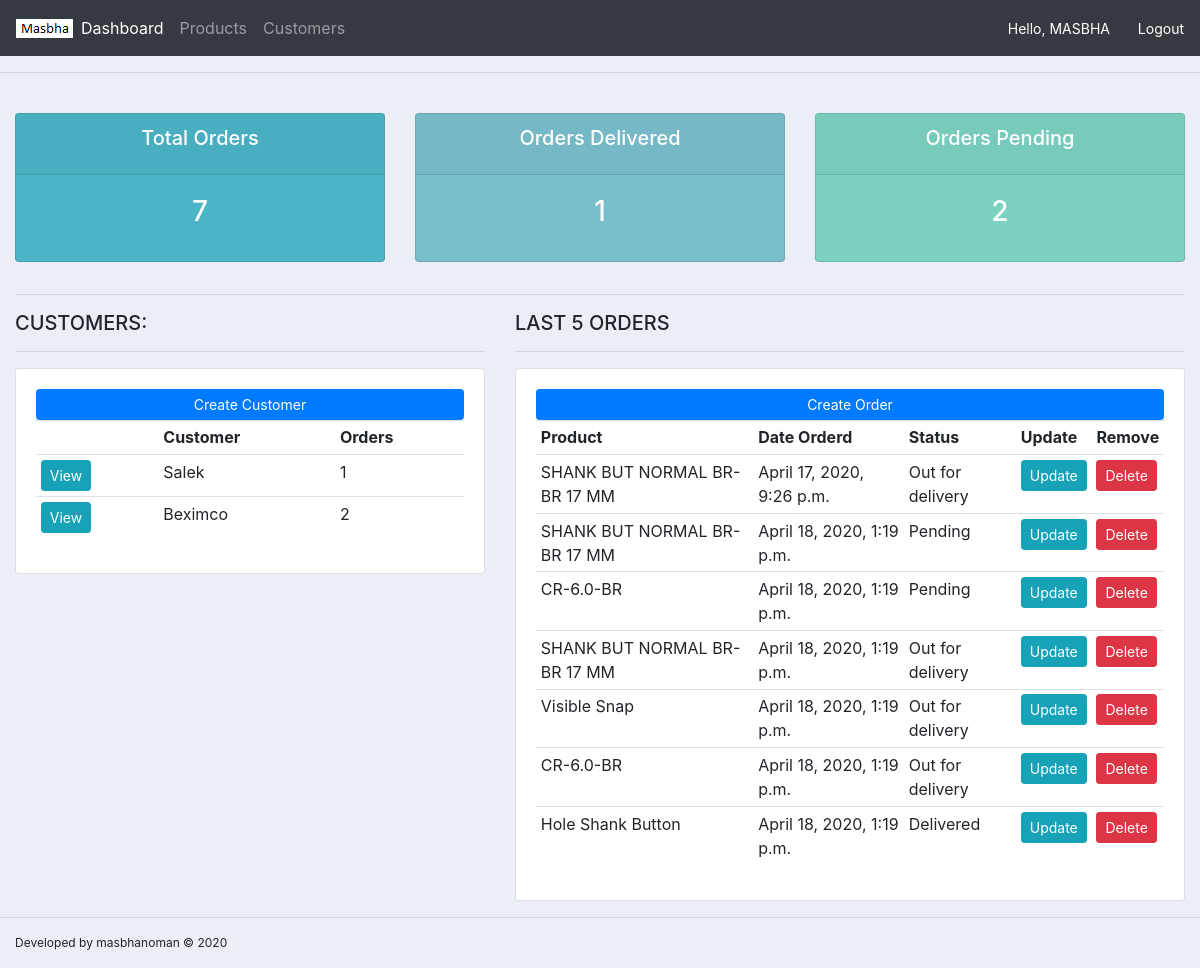
Before: / (signed in) with the older database file.
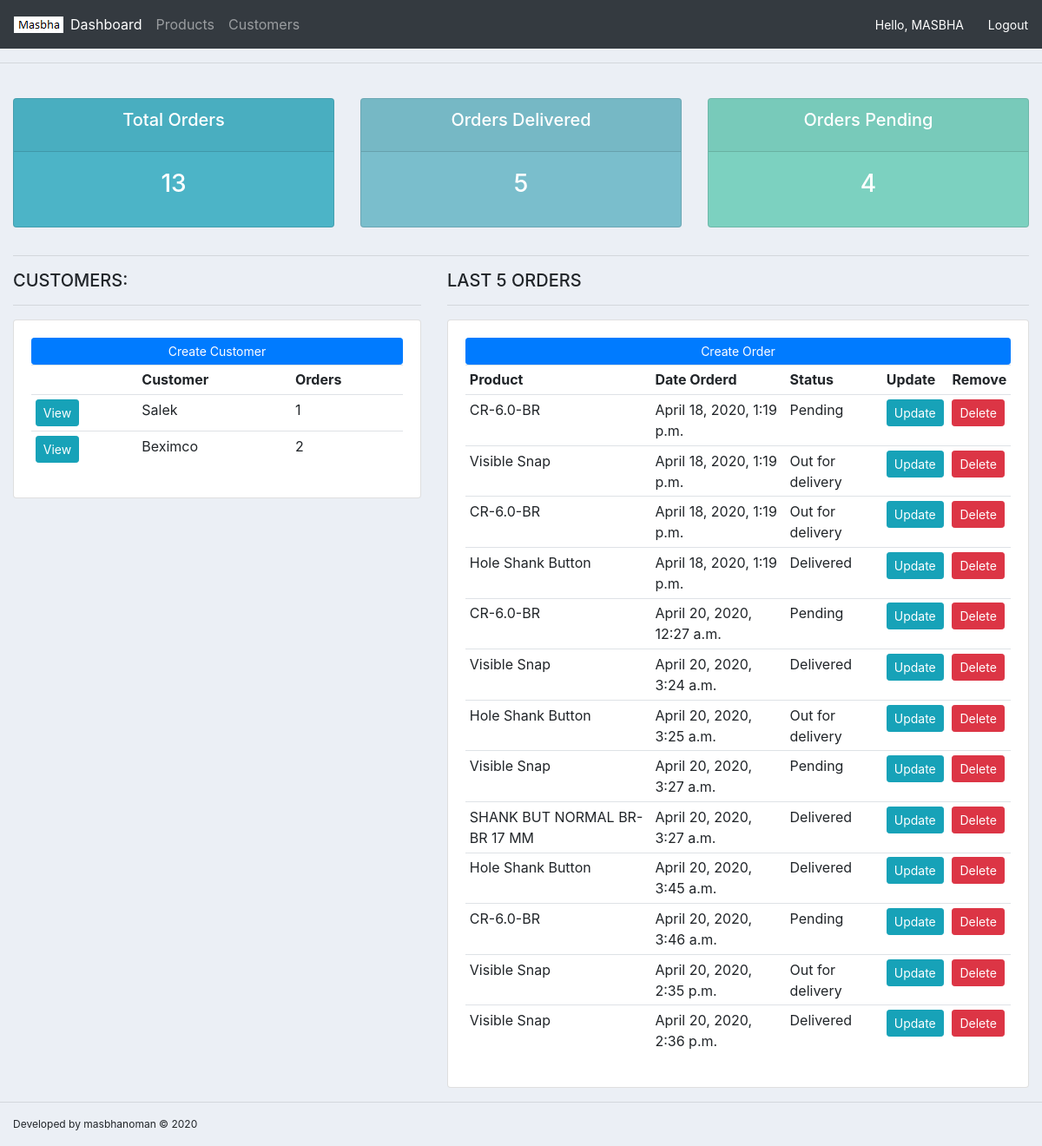
After: the same page with the newer database file.
### accounts/models.py (models this page shows, shortened)
class Customer(models.Model):
	name = models.CharField(max_length = 200, null=True)
	phone = models.CharField(max_length = 200, null=True)
	email = models.CharField(max_length = 200, null=True)
	date_created = models.DateTimeField(auto_now_add = True, null=True)

class Order(models.Model):
	STATUS = [('Pending', 'Press'),
		('Out for delivery', 'Out for delivery'),
		('Delivered', 'Delivered'),
	]
	customer = models.ForeignKey(Customer, null = True, on_delete = models.SET_NULL)
	product = models.ForeignKey(Product, null = True, on_delete = models.SET_NULL)
	date_created = models.DateTimeField(auto_now_add = True, null=True)
	status = models.CharField(max_length = 200, null = True, choices = STATUS)

class Product(models.Model):
	CATEGORY = [('Indoor', 'Indoor'),
		('Out Door', 'Out Door'),
	]
	name = models.CharField(max_length = 200, null = True)
	price = models.FloatField(max_length = 200, null = True)
	category = models.CharField(max_length = 200, null = True, choices = CATEGORY)
	description = models.CharField(max_length = 200, null = True, blank=True)
	date_created = models.DateTimeField(auto_now_add = True, null=True)
	tags = models.ManyToManyField(Tag, null = True, blank=True)

### accounts/views.py (the view)
# urls.py: path('', views.home, name='home'),
@login_required(login_url='login_page')
def home(request):
	orders = Order.objects.all()
	customers = Customer.objects.all()
	total_orders = orders.count()
	delivered = orders.filter(status='Delivered').count()
	pending = orders.filter(status='Pending').count()
	context = {'orders':orders, 'customers':customers, 'total_orders':total_orders, 'delivered':delivered, 'pending':pending}
	return render(request, 'accounts/dashboard.html',context)

### accounts/templates/accounts/dashboard.html
{% extends 'accounts/main.html' %}
{% block content %}
{% include 'accounts/status.html' %}
<hr>
<div class="row">
	<div class="col-md-5">
		<h5>CUSTOMERS:</h5>
		<hr>
		<div class="card card-body">
			<a class="btn btn-primary  btn-sm btn-block" href="">Create Customer</a>
			<table class="table table-sm">
				<tr>
					<th></th>
					<th>Customer</th>
					<th>Orders</th>
				</tr>
				{% for customer in customers %}
				<tr>
					<td><a class="btn btn-sm btn-info" href="{% url 'customer_page' customer.id %}">View</a></td>
					<td>{{customer.name}}</td>
					<td>{{customer.id}}</td>
				</tr>
				{% endfor %}
			</table>
		</div>
	</div>
	<div class="col-md-7">
		<h5>LAST 5 ORDERS</h5>
		<hr>
		<div class="card card-body">
			<a class="btn btn-primary  btn-sm btn-block" href="{% url 'create_order_page' %}">Create Order</a>
			<table class="table table-sm">
				<tr>
					<th>Product</th>
					<th>Date Orderd</th>
					<th>Status</th>
					<th>Update</th>
					<th>Remove</th>
				</tr>
				{% for order in orders %}
					<tr>
						<td>{{order.product.name}}</td>
						<td>{{order.date_created}}</td>
						<td>{{order.status}}</td>
						<td><a class="btn btn-sm btn-info" href="{% url 'update_order_page' order.id %}">Update</a></td>
						<td><a class="btn btn-sm btn-danger" href="{% url 'delete_order_page' order.id %}">Delete</a></td>
					</tr>
				{% endfor %}
			</table>
		</div>
	</div>
</div>
{% endblock %}

Changed rows visible on the page:
removed Order: product.name "SHANK BUT NORMAL BR-BR 17 MM", date_created "April 17, 2020, 9:26 p.m.", status "Out for delivery"
removed Order: product.name "SHANK BUT NORMAL BR-BR 17 MM", date_created "April 18, 2020, 1:19 p.m.", status "Pending"
removed Order: product.name "SHANK BUT NORMAL BR-BR 17 MM", date_created "April 18, 2020, 1:19 p.m.", status "Out for delivery"
added Order: product.name "CR-6.0-BR", date_created "April 20, 2020, 12:27 a.m.", status "Pending"
added Order: product.name "Visible Snap", date_created "April 20, 2020, 3:24 a.m.", status "Delivered"
added Order: product.name "Hole Shank Button", date_created "April 20, 2020, 3:25 a.m.", status "Out for delivery"
added Order: product.name "Visible Snap", date_created "April 20, 2020, 3:27 a.m.", status "Pending"
added Order: product.name "SHANK BUT NORMAL BR-BR 17 MM", date_created "April 20, 2020, 3:27 a.m.", status "Delivered"
added Order: product.name "Hole Shank Button", date_created "April 20, 2020, 3:45 a.m.", status "Delivered"
added Order: product.name "CR-6.0-BR", date_created "April 20, 2020, 3:46 a.m.", status "Pending"
added Order: product.name "Visible Snap", date_created "April 20, 2020, 2:35 p.m.", status "Out for delivery"
added Order: product.name "Visible Snap", date_created "April 20, 2020, 2:36 p.m.", status "Delivered"
Other visible differences:
{{ total_orders }}: "7" → "13"
{{ delivered }}: "1" → "5"
{{ pending }}: "2" → "4"
